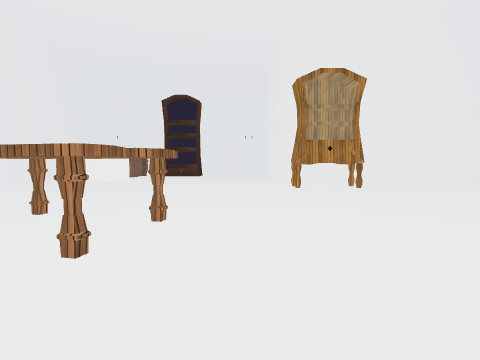
view 1 (above)

20 first-person views from a walk through a 3-D level made in the Unity game engine. The camera is 1.3 m above the floor, tilts 4° down and sees 85° across. The floor is counted in squares, 2 m on a side. Each view is taken from the middle of a square. On the plan, view 1 faces up. The plan holds only what a view shows up to about 9 squares ahead; the rest is blank. The place goes on beyond the plan. The player character is not drawn. Some animated figures are left out. Door leaves are left out, so doorways stand open. Some surface patterns are stand-ins.

view 2
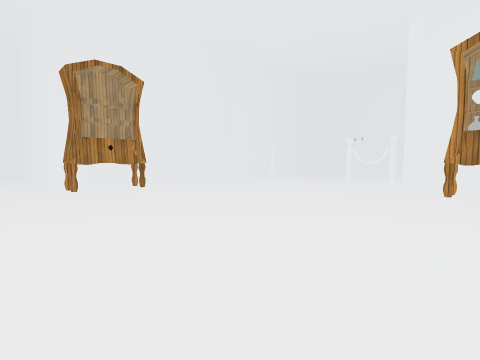

view 3
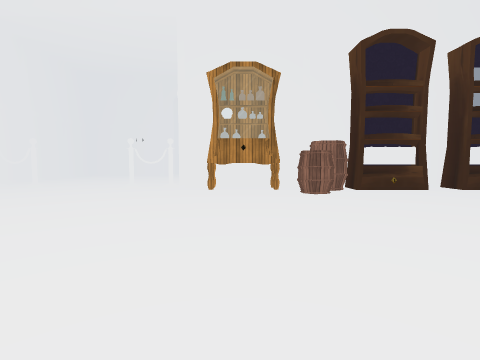

view 4
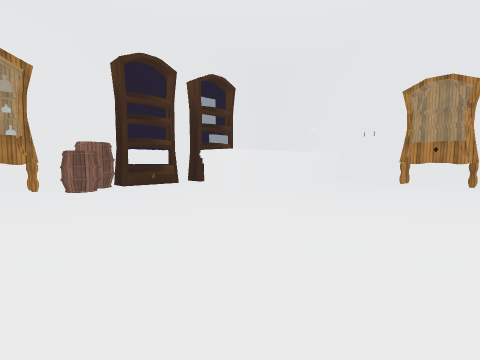

view 5
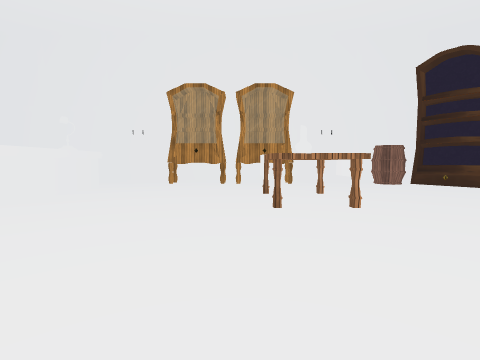

view 6
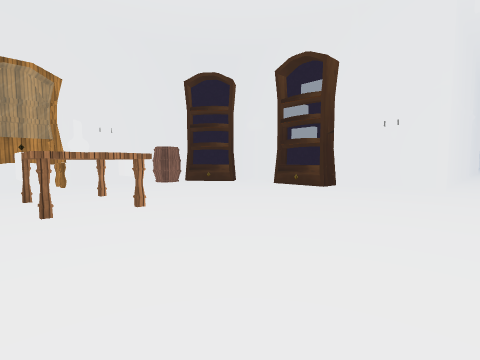

view 7
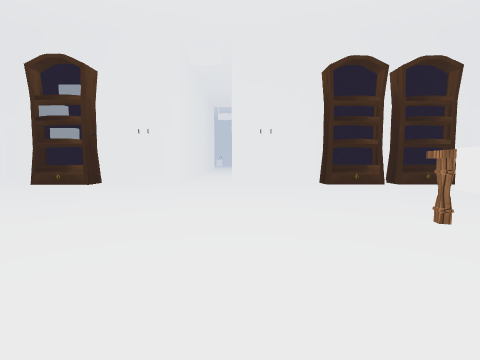

view 8
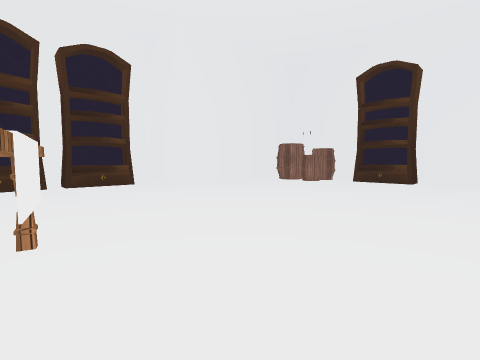

view 9
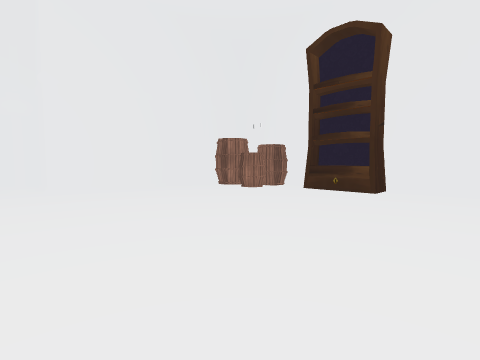

view 10
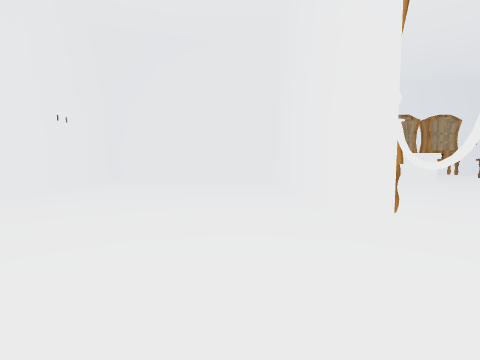

view 11
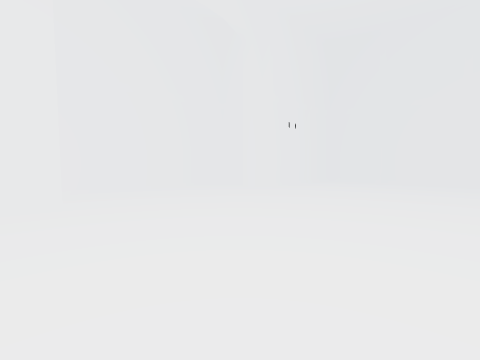

view 12
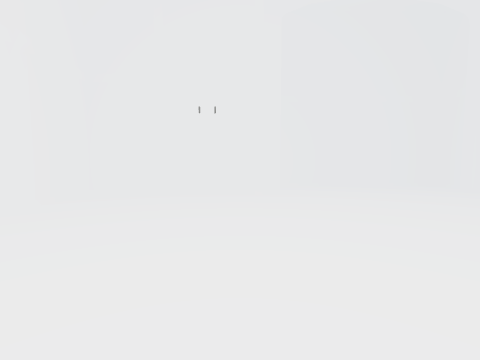

view 13
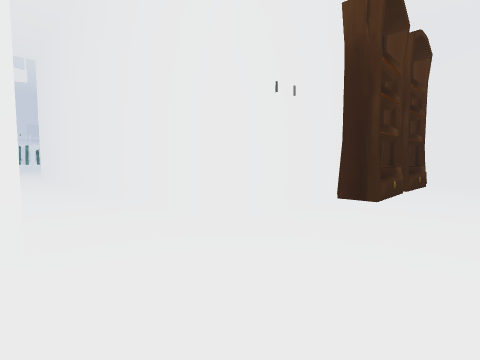

view 14
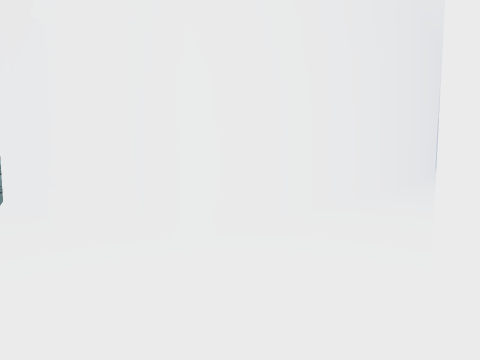

view 15
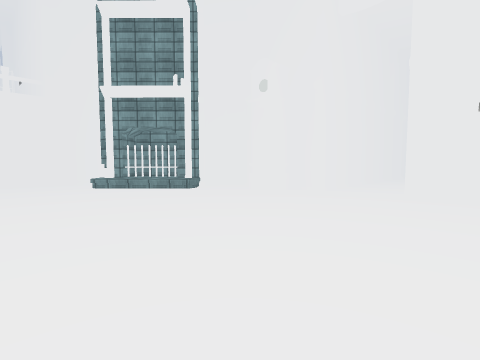

view 16
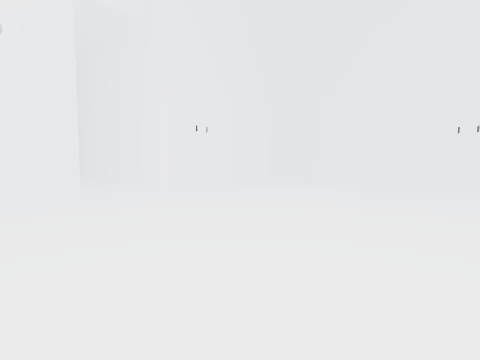

view 17
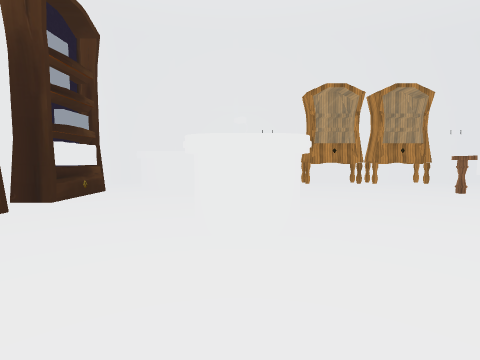

view 18
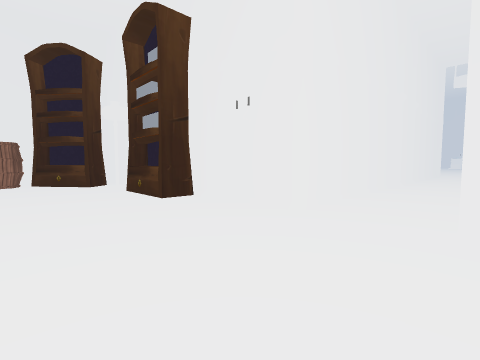

view 19
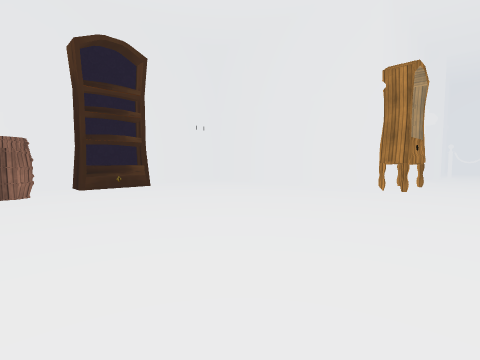

view 20
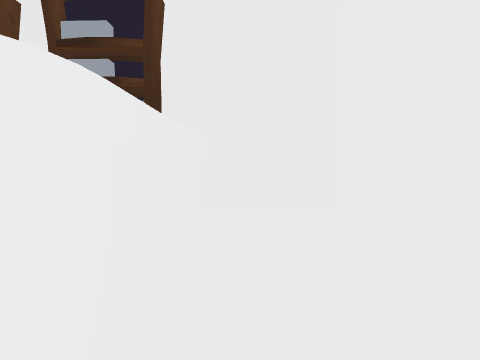

### Floor plan
Points are (right, up) in squares from view 1. A wall is a line through its corners. A room is listed if a view was taken in it or the views show most of it. See-through windows are left out.
Room 1 (views 1, 2, 3, 4, 5, 6, 7, 8, 9, 10, 11, 12, 13, 17, 18, 19, 20)
walls: (2.6, -3.2) (3.2, -3.2); (2.3, -6.5) (2.3, -3.4); (2.5, -6.5) (2.5, -3.5); (6.7, -0.7) (6.7, 1.5) (6.8, 1.5) (6.8, -0.6); (4, -6.8) (5.1, -6.8); (6.8, -4.1) (6.8, -4.7) (12.3, -4.7) (12.3, -0.7); (6.7, -5.4) (6.7, -4.7); (5.1, -7.6) (3.4, -7.6); (1.4, -9.3) (6.7, -9.3) (6.7, -7.2); (6.5, 7) (1.2, 7) (1.2, 11.6); (-8.1, 2.5) (-8.1, -0.2) (-18.8, -0.2); (-4.5, -9.3) (-2.4, -9.3); (-8.1, -6.2) (-8.1, -9.3) (-6.4, -9.3); (8.8, 7) (7.6, 7); (12.3, 3.1) (12.3, 7) (10.3, 7); (13.1, -1.3) (14, -1.3) (14, 3); (0.4, 12.4) (-1.5, 12.4); (-6.4, 10.5) (-6.4, 7) (-8.1, 7) (-8.1, 6.3); (-18.8, -2) (-8.1, -2) (-8.1, -4.5)
ways out: opening at (-20, -1) to room 2
objects: other object (-8, -5); other object (-8, 3); other object (-8, 5); other object (-7, -9) to (-6, -8); other object (-7, -7); other object (-7, 7); other object (-6, 11); other object (-5, -9); other object (-5, 11); other object (-5, 12); other object (-4, 12); other object (-3, 2) to (-1, 3); other object (-3, 12) to (-2, 12); other object (-2, -9) to (-1, -9); other object (-2, -6); other object (-2, -5); other object (0, -9) to (1, -9); other object (2, 7); other object (3, -7); other object (4, 7); other object (6, -7) to (6, -5); other object (6, -4) to (6, -3); other object (6, -2); other object (6, -1) to (6, 0); other object (7, 2); other object (7, 6)
Room 2 (views 14, 15, 16)
walls: (-18.8, -0.2) (-18.8, 0.5); (-19.8, 2.7) (-20.3, 3.1); (-18.8, 1.9) (-19.8, 2.9); (-19.6, 3.9) (-20.6, 4.8) (-21, 4.4); (-23.8, -6.4) (-18.8, -6.4) (-18.8, -2); (-21.5, 4.7) (-22.5, 5.7) (-23.7, 5.7)
ways out: opening at (-20, -1) to room 1
objects: other object (-22, 4); other object (-21, 4); other object (-19, 1)

Where each view was taken, in squares from view 1:
view 1: 0 up, 0 right, facing up
view 2: 0 up, 0 right, facing up-right
view 3: 0 up, 0 right, facing right
view 4: 0 up, 1 left, facing down-right
view 5: 1 down, 1 left, facing down
view 6: 1 down, 1 left, facing down-left
view 7: 0 up, 0 right, facing left
view 8: 3 up, 0 right, facing up-left
view 9: 6 up, 0 right, facing up-left
view 10: 4 up, 8 right, facing down
view 11: 4 up, 8 right, facing down-right
view 12: 4 up, 7 right, facing right
view 13: 2 down, 6 left, facing up-left
view 14: 2 down, 20 left, facing up-right
view 15: 3 down, 24 left, facing up-right
view 16: 1 up, 24 left, facing down-right
view 17: 1 down, 3 right, facing down
view 18: 0 up, 5 left, facing down-left
view 19: 5 up, 5 left, facing up-right
view 20: 8 down, 2 right, facing right
